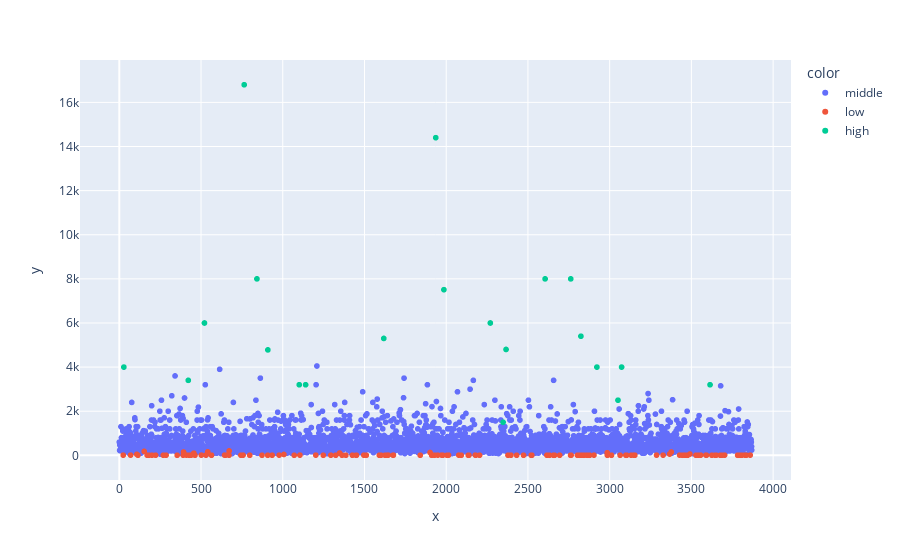

The cell this chart's notebook holds for it:
### Code cell
fig = px.scatter(x=range(len(df_train)), y=y_train, color=classes)
fig.show()

### Figure 1 — Plotly figure (JSON) as saved in the notebook; plotly's stock layout.template omitted (floating-point values rounded to 4 significant figures; data arrays with more than 128 entries replaced by an {"elided": "..."} marker saying what was removed)
{"data": [{"hovertemplate": "color=middle<br>x=%{x}<br>y=%{y}<extra></extra>", "legendgroup": "middle", "marker": {"color": "#636efa", "symbol": "circle"}, "mode": "markers", "name": "middle", "showlegend": true, "type": "scattergl", "x": {"elided": "3716 int values"}, "xaxis": "x", "y": {"elided": "3716 int values"}, "yaxis": "y"}, {"hovertemplate": "color=low<br>x=%{x}<br>y=%{y}<extra></extra>", "legendgroup": "low", "marker": {"color": "#EF553B", "symbol": "circle"}, "mode": "markers", "name": "low", "showlegend": true, "type": "scattergl", "x": {"elided": "133 int values"}, "xaxis": "x", "y": {"elided": "133 int values"}, "yaxis": "y"}, {"hovertemplate": "color=high<br>x=%{x}<br>y=%{y}<extra></extra>", "legendgroup": "high", "marker": {"color": "#00cc96", "symbol": "circle"}, "mode": "markers", "name": "high", "showlegend": true, "type": "scattergl", "x": [28, 422, 521, 764, 842, 909, 1101, 1140, 1618, 1936, 1986, 2270, 2348, 2366, 2605, 2762, 2824, 2922, 3051, 3073, 3614], "xaxis": "x", "y": [4000, 3400, 6000, 16800, 8000, 4780, 3200, 3200, 5300, 14400, 7510, 6000, 1500, 4800, 8000, 8000, 5400, 4000, 2500, 4000, 3200], "yaxis": "y"}], "layout": {"legend": {"title": {"text": "color"}, "tracegroupgap": 0}, "margin": {"t": 60}, "xaxis": {"anchor": "y", "domain": [0, 1], "title": {"text": "x"}}, "yaxis": {"anchor": "x", "domain": [0, 1], "title": {"text": "y"}}}}
